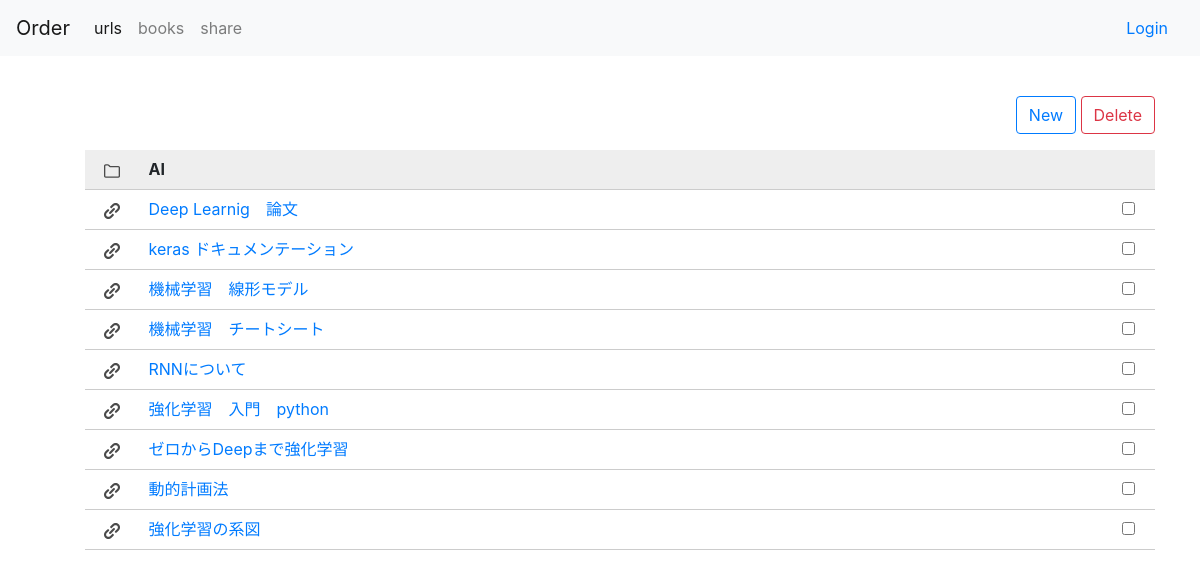
/detail/AI/, run on the app's committed database.
### url/models.py (models this page shows, shortened)
class SubClass(models.Model):
    subclass = models.CharField("クラスタリングのタイトル", max_length=20)
    created_at = models.DateTimeField('日付', auto_now= True)
    def __str__(self):
        return self.subclass

class Url(models.Model):
    site = models.TextField("URL", max_length=140)
    site_name = models.CharField('URLの説明', max_length=20)
    subclass = models.ForeignKey(
      SubClass, verbose_name='タイトルの名前', on_delete=models.PROTECT,
    )
    created_at = models.DateTimeField('日付', auto_now=True)

### url/views.py (the view)
# urls.py: path('detail/<str:get_name>/', views.IndexViewUrl.as_view(), name='index2'),
class IndexViewUrl(generic.ListView):
    model = Url
    template_name = 'url/url_list.html'
    def get_queryset(self):
        queryset = super().get_queryset()
        detail = get_object_or_404(SubClass, subclass=self.kwargs['get_name'])
        queryset = queryset.filter(subclass=detail)
        return queryset
    def get_context_data(self):
        context = super().get_context_data()
        context['title_name'] = get_object_or_404(SubClass, subclass=self.kwargs['get_name'])
        return context

### url/templates/url/url_list.html (shortened to what this page needs)
{% extends 'url/base.html' %}
{% load static %}
{% block content %}
<form method="POST" action="{% url 'url:delete_url' %}">
<div class="text-right" style="margin-top:40px;">
<a href="{% url 'url:create_url' %}" class="btn btn-outline-primary">New</a>
<button type="submit" class="btn btn-outline-danger" name="delete_id" value={{ subclass.id }} style="">Delete</button>
</div>
<section class="category-lists">
  <div class="category-list-top">
    <ul>
      <li class="list-top1"><a href="{% url 'url:index' %}"><img src="{% static "url/folder.png" %}"></a></li>
      <li class="list-top2"><strong>{{ title_name }}</strong></li>
      <li class="list-top3"><a href="{% url 'url:create_url' %}"></li>
    </ul>
  </div>
  <div class="categories">
    <ul>
    {% for url in url_list %}
      <li class="folder-img"><img src="{% static "url/link.png" %}" ></li>
      <li class="category-title"><a href="{{ url.site }}" style="text-decoration:none;" target="_blank">{{ url.site_name }}</a></li>
      <li class="delete-img">
        <div class="checkbox">
          <label>
            <input type=checkbox name="delete_id" value={{ url.id }}>
          </label>
        </div>
      </li>
    {% endfor %}
    </ul>
  </div>
</section>
</form>
{% endblock %}

### url/static/css/style.css (style rules this page uses)
.folder-img { text-align: center; color: blue; width: 5%; list-style: none; }
.category-title { padding-left: 10px; text-align: left; width: 85%; list-style: none; }
.delete-img { text-align: right; width: 10%; list-style: none; padding-right: 20px; }
.categories li { float: left; border-bottom: 1px solid #ccc; height: 40px; padding-top: 7px; }
.category-list-top li { float: left; border-bottom: 1px solid #ccc; background-color: #eee; height: 40px; vertical-align:middle; padding-top: 7px; }
.list-top1 { width: 5%; list-style: none; text-align: center; }
.list-top2 { width: 85%; padding-left: 10px; list-style: none; text-align: left; }
.list-top3 { width: 10%; list-style: none; text-align: right; padding-right: 20px; }

### data on the page
SubClass: subclass "AI"
Url: site_name "Deep Learnig 論文"
Url: site_name "keras ドキュメンテーション"
Url: site_name "機械学習 線形モデル"
Url: site_name "機械学習 チートシート"
Url: site_name "RNNについて"
Url: site_name "強化学習 入門 python"
Url: site_name "ゼロからDeepまで強化学習"
Url: site_name "動的計画法"
Url: site_name "強化学習の系図"
